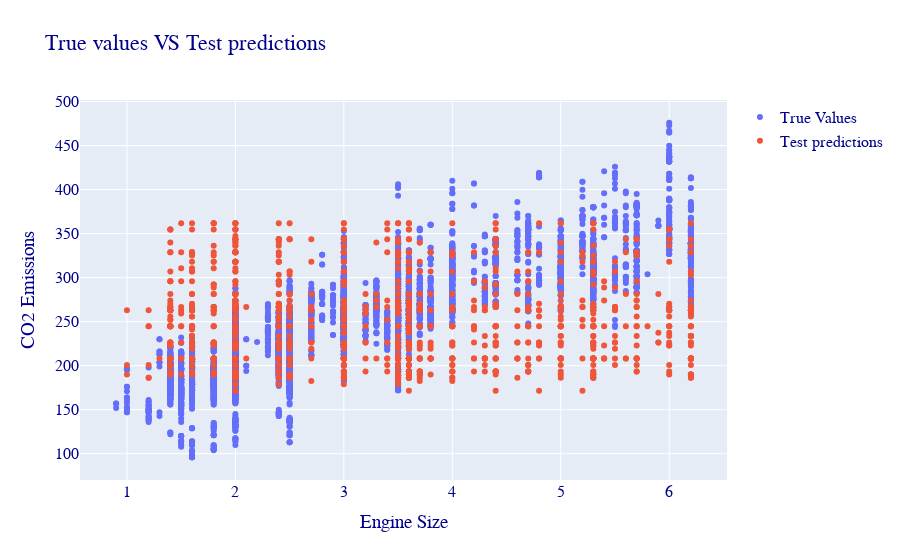

The code cell stored with this chart in its notebook:
### Code cell
fig = go.Figure()

fig.add_trace(
    go.Scatter(x=co2_df['EngineSize'], y=co2_df['Co2Emissions'], mode='markers', name='True Values')
)
fig.add_trace(
    go.Scatter(x=co2_df['EngineSize'], y=test_preds, mode='markers', name='Test predictions')
)

fig.update_layout(title_text='True values VS Test predictions',
                 xaxis_title='Engine Size',
                 yaxis_title='CO2 Emissions',
                 font= dict(
                 family='Arial',
                 size=16,
                 color='darkblue'))
fig.show()

### Figure 1 — Plotly figure (JSON) as saved in the notebook; plotly's stock layout.template omitted (floating-point values rounded to 4 significant figures; data arrays with more than 128 entries replaced by an {"elided": "..."} marker saying what was removed)
{"data": [{"mode": "markers", "name": "True Values", "type": "scatter", "x": {"elided": "7248 float values"}, "y": {"elided": "7248 int values"}}, {"mode": "markers", "name": "Test predictions", "type": "scatter", "x": {"elided": "7248 float values"}, "y": {"elided": "1450 float values"}}], "layout": {"autosize": true, "font": {"color": "darkblue", "family": "Arial", "size": 16}, "title": {"text": "True values VS Test predictions"}, "xaxis": {"autorange": true, "range": [0.5629, 6.537], "title": {"text": "Engine Size"}, "type": "linear"}, "yaxis": {"autorange": true, "range": [64.64, 507.4], "title": {"text": "CO2 Emissions"}, "type": "linear"}}}
